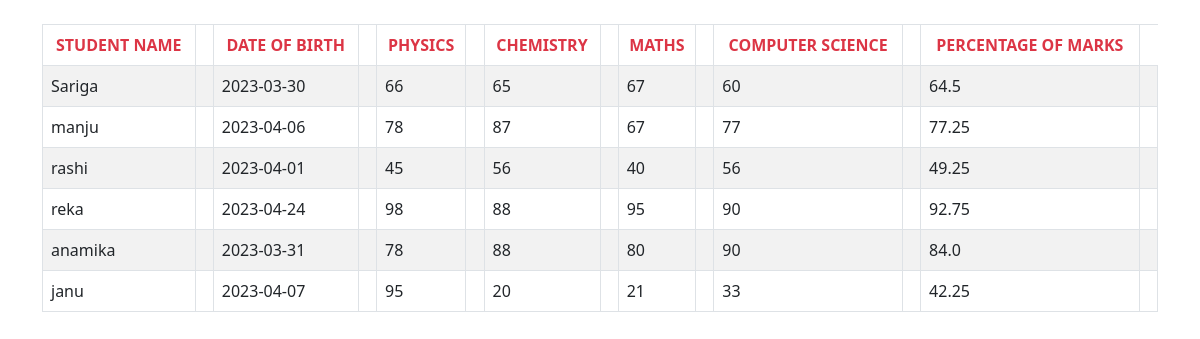
Page /studentdetails/ on the committed database.
### student_app/models.py (models this page shows)
class student_table(models.Model):
    student_name = models.CharField(max_length=20)
    date_of_birth=models.CharField(max_length=20)
    mark_of_physics=models.IntegerField()
    mark_of_maths=models.IntegerField()
    mark_of_chemistry=models.IntegerField()
    mark_of_computerscience=models.IntegerField()
    percentage=models.CharField(max_length=10)

### student_app/views.py (the view)
# urls.py: path('studentdetails/', views.studentdetails, name='studentdetails'),
def studentdetails(request):
    studentdata=student_table.objects.all()
    return render(request, 'studentdetails.html', {"studentdetails":studentdata})

### template/studentdetails.html (shortened to what this page needs)
<!DOCTYPE html>
<html lang="en">
<head>
    <link rel="stylesheet" href="/static/css/bootstrap.css">
</head>
<body>
    <div class="container mt-4">
    <table class="table table-striped table-bordered table-hover">
    <thead class="text-danger text-center">
        <tr>
            <th>STUDENT NAME</th>
            <th></th>
            <th>DATE OF BIRTH</th>
            <th></th>
            <th>PHYSICS</th>
            <th></th>
            <th>CHEMISTRY</th>
            <th></th>
            <th>MATHS</th>
            <th></th>
            <th>COMPUTER SCIENCE</th>
            <th></th>
            <th>PERCENTAGE OF MARKS</th>
        </tr>
    </thead>
        {% for s in studentdetails %}
        <tr>
            <td>{{s.student_name}}</td>
            <td></td>
            <td>{{s.date_of_birth}}</td>
            <td></td>
            <td>{{s.mark_of_physics}}</td>
            <td></td>
            <td>{{s.mark_of_chemistry}}</td>
            <td></td>
            <td>{{s.mark_of_maths}}</td>
            <td></td>
            <td>{{s.mark_of_computerscience}}</td>
            <td></td>
            <td>{{s.percentage}}</td>
            <td></td>
        </tr>
        {% endfor %}
        </table>
    </div>
    </body>
</html>

### rows in the picture
student_table: student_name "Sariga", date_of_birth "2023-03-30", mark_of_physics "66", mark_of_chemistry "65", mark_of_maths "67", mark_of_computerscience "60", percentage "64.5"
student_table: student_name "manju", date_of_birth "2023-04-06", mark_of_physics "78", mark_of_chemistry "87", mark_of_maths "67", mark_of_computerscience "77", percentage "77.25"
student_table: student_name "rashi", date_of_birth "2023-04-01", mark_of_physics "45", mark_of_chemistry "56", mark_of_maths "40", mark_of_computerscience "56", percentage "49.25"
student_table: student_name "reka", date_of_birth "2023-04-24", mark_of_physics "98", mark_of_chemistry "88", mark_of_maths "95", mark_of_computerscience "90", percentage "92.75"
student_table: student_name "anamika", date_of_birth "2023-03-31", mark_of_physics "78", mark_of_chemistry "88", mark_of_maths "80", mark_of_computerscience "90", percentage "84.0"
student_table: student_name "janu", date_of_birth "2023-04-07", mark_of_physics "95", mark_of_chemistry "20", mark_of_maths "21", mark_of_computerscience "33", percentage "42.25"
